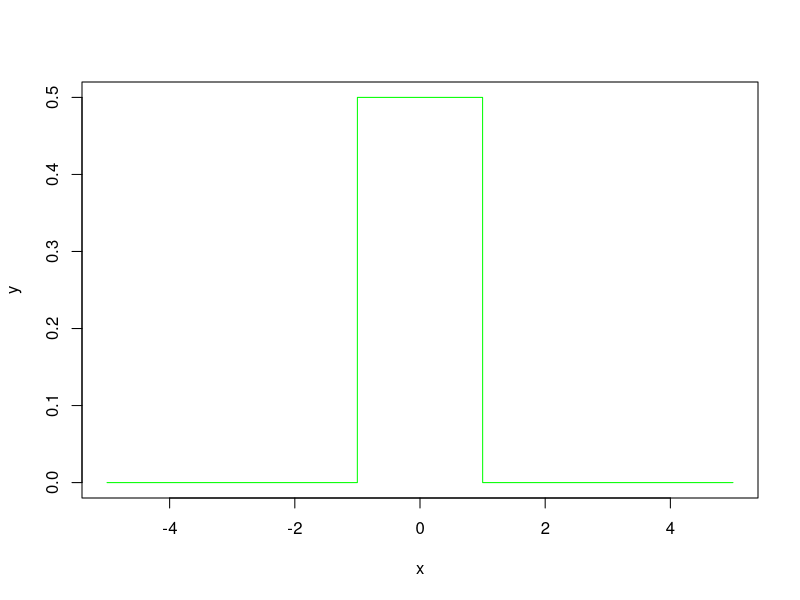
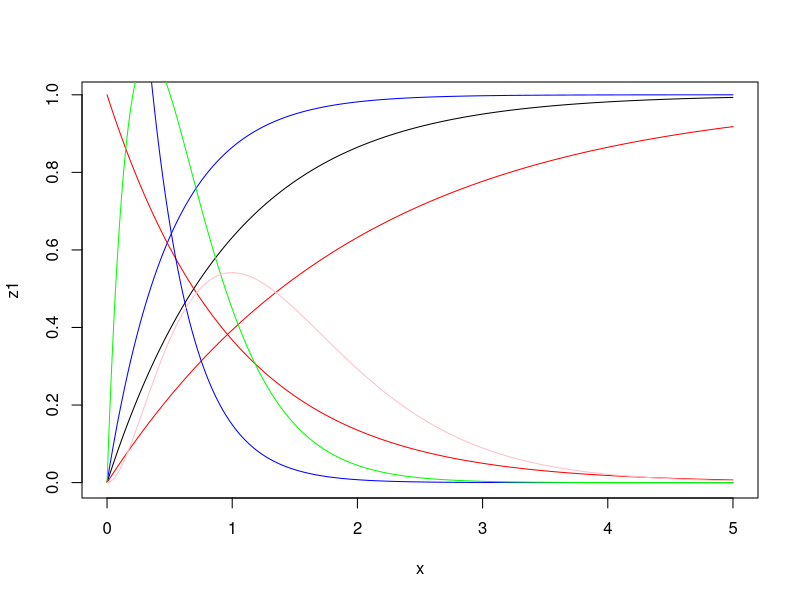
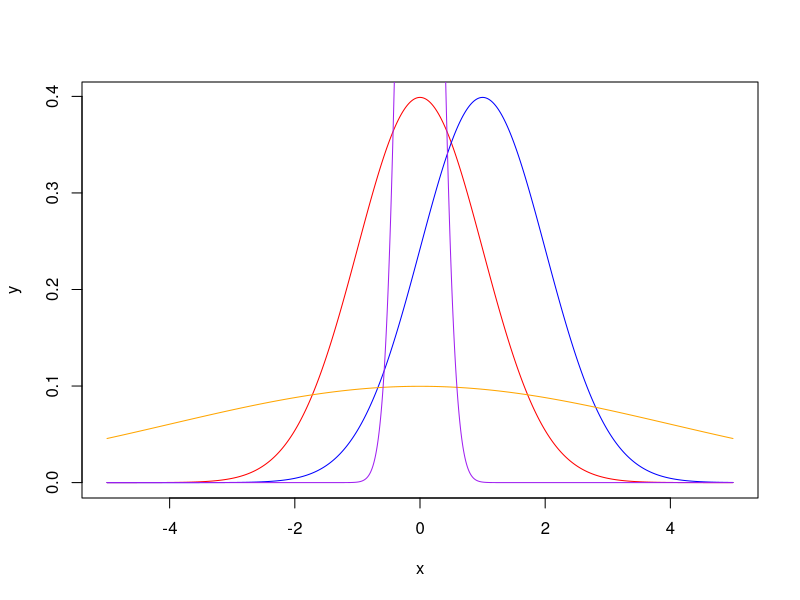

The R source for these figures, in order:


x=seq(-5,5,0.001)
#y=dunif(x)
y=dunif(x,-1,1)
plot(x,y,col='green',type='l')

#Distribución exponencial
x=seq(0,5,0.001)
y1=dexp(x,1)
y2=dexp(x,2)
y3=dexp(x,0.5)
z1=pexp(x,1)
z2=pexp(x,2)
z3=pexp(x,0.5)
plot(x,z1,type='l')
lines(x,z2,col='blue')
lines(x,z3,col='red')
#Distribución gamma
x=seq(0,5,0.001)
y1=dgamma(x,1,1)
lines(x,y1,col='red')
y2=dgamma(x,1,3)
lines(x,y2,col='blue')
y3=dgamma(x,2,3)
lines(x,y3,col='green')
y4=dgamma(x,3,2)
lines(x,y4,col='pink')

# Distribución normal
x=seq(-5,5,0.001)
y=dnorm(x)
plot(x,y,type='l',col='red')
y1=dnorm(x,1,1)
lines(x,y1,col='blue')
y2=dnorm(x,0,4)
lines(x,y2,col='orange')
y3=dnorm(x,0,0.25)
lines(x,y3,col='purple')